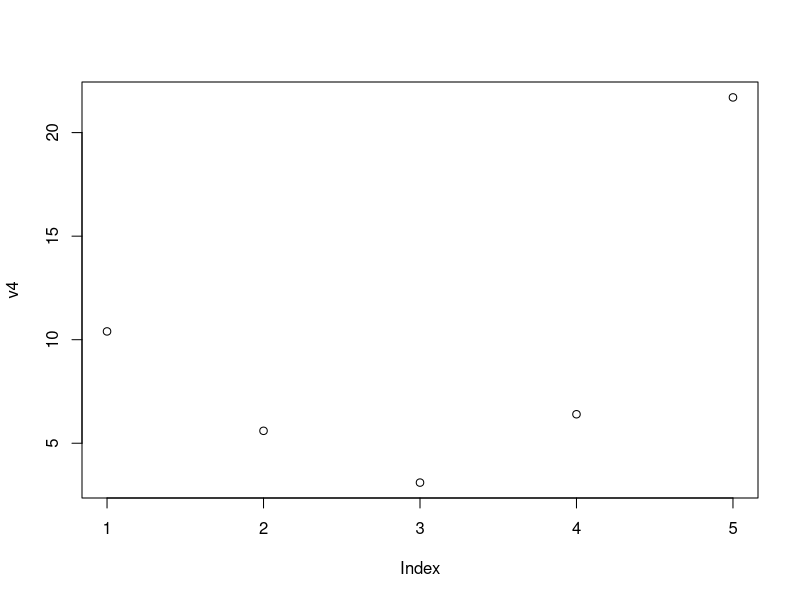
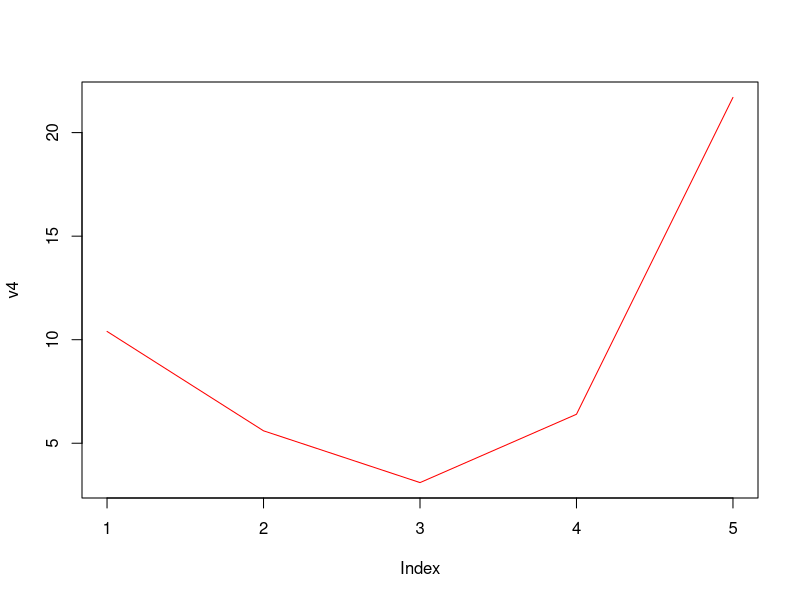
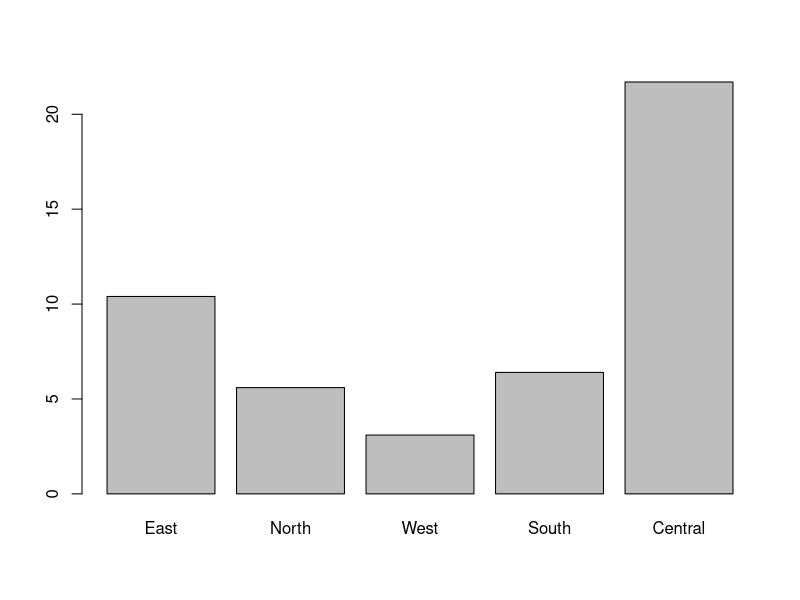
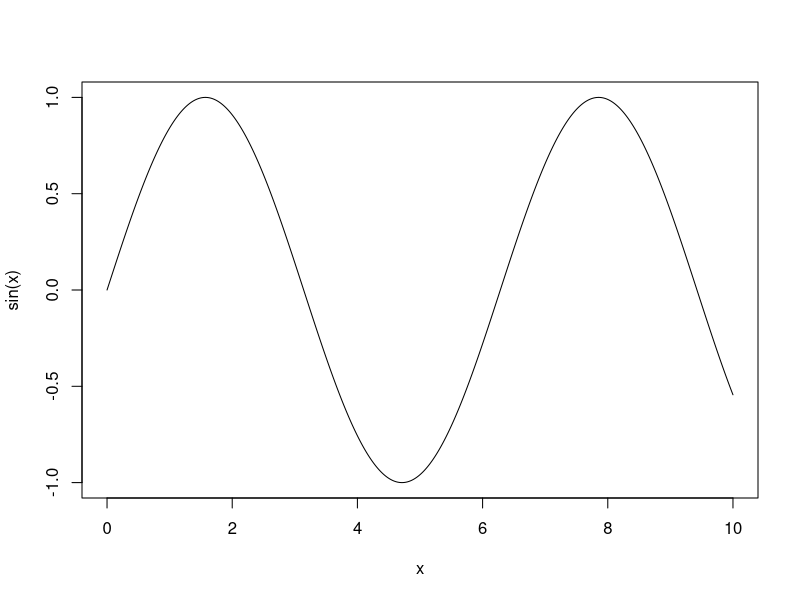

Reproduce these figures in R, in order. (Note: this script raises an error after producing the figures.)
##############################################################
# R DATA STRUCTURE                                           #
##############################################################

# Vectors
v1 <- c(1,2,3,4)  # Create a vector of numbers
v1[1]  # Access the 1st element
v1[4]  # Access the 4th element
v1[5]  # Access the 5th element (out of current range)
v1[1] <- 0  # Change the 1st element as 0
v1[5] <- 5  # Add 5 in the 5th position
v1[10] <- 10  # Add 10 in the 10th position (out of current range)

# Update the vector
v1 <- c(1,2,3,4)

# Vector operators
min(v1)
max(v1)
sum(v1)
mean(v1)
median(v1)
sort(v1,decreasing = TRUE)

v2 <- c("a","b","c")  # Create a vector of strings
v3 <- c(1,"a")
mode(v3)  # Check the type of storage mode

v4 <- c(10.4, 5.6, 3.1, 6.4, 21.7)
sort(v4)  # Sort by ascending order
sort(v4,decreasing = TRUE)  # Sort by descending order
table(v4)  # Counts of values
unique(v4)  # Unique values
plot(v4)  # plot the vector
# use "par(ask=F)" to turn off the the prompt "Hit <Return> to see next plot:"
plot(v4, type = "l",col = "red")  # plot the vector in line graph

v4
names(v4) <- c("East","North","West","South","Central")  # To set vector name
v4
names(v4)  # To get vector name

barplot(v4)

# Sequence
5:9
seq(5,9)
seq(5,9,by = 1)
seq(5,9,by = 0.5)
seq(from = 5, to = 9, by = 0.4)
seq(0, 1, length.out = 11)

x <- seq(0,10, by=0.01)
plot(x,sin(x),type ="l")

# Repitition
rep(1:4, 3)
rep(1:4, each = 3)
rep(1:4, c(3,3,3,3))
rep(1:4, c(1,2,3,4))

# Vector Math
a <- c(1,2,3,4)
b <- a + 2
a*2
a/3
a^2
a<b
sin(b)

a
b
(a<2)&(b<4)
(a<2)&&(b<4)  # "(a<2)&&(b<4)" is equivalent to "(a[1]<2)&(b[1]<4)"



# Matrix
m1 <- matrix(1:12,ncol = 4)
# By default, the matrix is filled column by column
m1
dim(m1)  # show the dimensions of a matrix

m1[2,5]  # Access elements in a matrix
m1[1,]  # Show all elements in the 1st row
m1[,3]  # Show all elements in the 3rd column

m2 <- matrix(1:12,ncol = 4, byrow = TRUE)
m2
colnames(m2) <- c("a","b","c","d")
rownames(m2) <- c("i","j","k")
m2
colnames(m2)
rownames(m2)

m1 <= m2  # Compare two matrices

m3 <- cbind(m1,m2)  # Combine matrices by column
m3
dim(m3)
m4 <- rbind(m1,m2)  # Combine matrices by row
m4
dim(m4)

m1
dim(m1)
dim(m1) <- c(2,6)  # Change the dimension of a matrix
m1
dim(m1)

m5 <- diag(1,3)  # Create a 3X3 matrix with a diagonal of ones, i.e., a 3X3 identity matrix
m5

# Matrix Computations
a1 <- matrix(c(1,1,0,1,3,1,0,1,7),3,3, byrow = TRUE)
a1
i1 <- diag(1,3)
i1
a1 + i1  # Matrix addition
a1 - i1  # Matrix subtraction
2*a1  # Scalar multiplication
a1*i1  # Element-wiase multiplication
a1%*%i1  # Matrix multiplication
inv.a1 <- solve(a1)	# Inverse of a matrix
?solve
inv.a1
a2 <- chol(a1)  # Cholesky decomposition of a matrix
a2
t(a2)  # Transpose a matrix
t(a2)%*%a2

# Plot matrix data
v <- volcano
dim(v)

contour(v)  # Draw a contour map
persp(v, expand=0.2)  # Draw a perspective plots of the surface
persp(v, expand=0.2, col = "green")



# Data Frame
id <- c(11,12,13)
name <- c("Lily","Jim","Tom")
credit <- c(710,700,710)
df <- data.frame(id,name,credit)
df
df["name"]   # Show the name column
df[["name"]]
attributes(df)  # Show attributes
str(df)  # Show structure

a <- df["credit"]
a
attributes(a)
b <- df[["credit"]]
b
attributes(b)
c <- df$credit  # A shorthand for double brackets
attributes(c)

# Rename column
df
names(df)[names(df)=="name"] <- "first.name"
df

data(mtcars)  # Load the built-in dataset "mtcars"
mtcars  # Show the Motor Trend data built in R
str(mtcars)  # Show the data strucuture of mtcars
attributes(mtcars)
head(mtcars)
head(mtcars,n=3)
tail(mtcars)

summary(mtcars)  # Summary of all variables(columns)



# List
list1 <- list("a",5,TRUE)
list1
list1[[1]]

# Difference between two index forms: [[ vs. [
# [[ form allows only a single element to be selected using integer or character indices
# [ allows indexing by vectors

list1[1:3]  # Show the 1st through 3rd element.
list1[c(1,3)]  # Show the 1st and 3rd element
list[[1:3]]  # Incorrect syntax

list2 <- list(list1,1+2i)  # list2 contains list1
list2
list2[[1]][[2]]



# Function
f2c <- function(f){
  # Fahrenheit to Celsius conversion
  c <- (f-32)*5/9
  return(c)
}

f2c(90)
f2c(32)
typeof(f2c)
